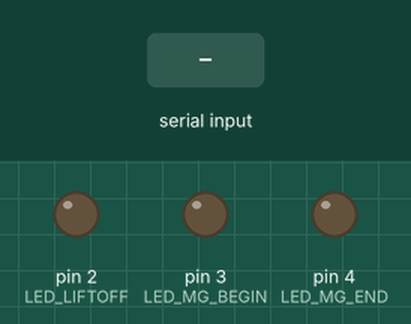
This sketch was run on a simulated Arduino Uno, built with avr-gcc and run on an emulated ATmega328P. On the bench: output pins drawn as LEDs (lit = HIGH). Inputs (shaded band) come from the test bench.

Above: at 1.2 s.
1.3 s: "A" received over Serial
At 2.0 s:
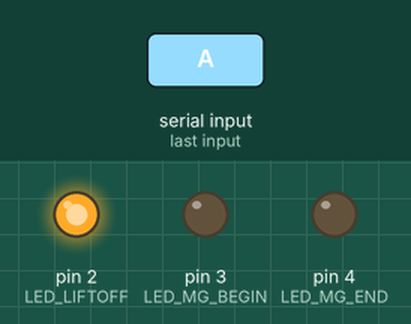
2.8 s: "D" received over Serial
At 3.1 s:
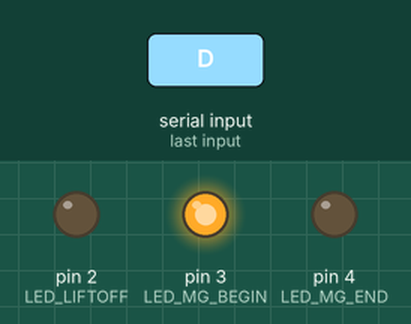
4.3 s: "F" received over Serial
At 5.5 s:
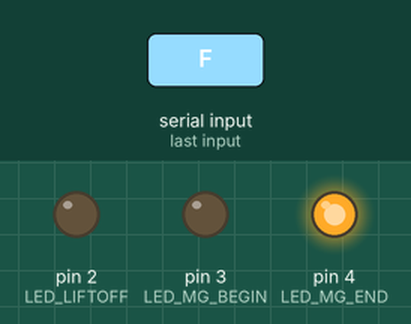
5.8 s: "J" received over Serial
At 6.6 s:
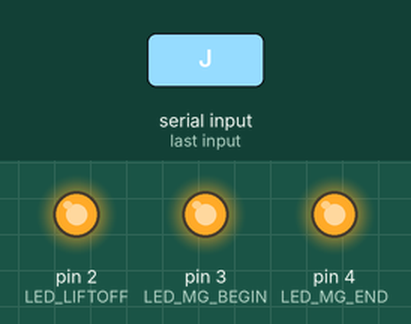
Timing chart, 0 to 8.8 s (numbered marks = the images above; inputs shaded):
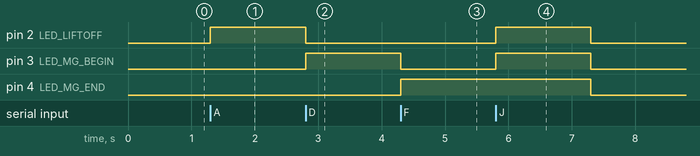

Measured:
- after the input at 1.3 s, pin 2 (LED_LIFTOFF): LOW → HIGH at once
- after the input at 2.8 s, pin 2 (LED_LIFTOFF): HIGH → LOW at once; pin 3 (LED_MG_BEGIN): LOW → HIGH at once
- after the input at 4.3 s, pin 3 (LED_MG_BEGIN): HIGH → LOW at once; pin 4 (LED_MG_END): LOW → HIGH at once
- after the input at 5.8 s, pin 2 (LED_LIFTOFF), pin 3 (LED_MG_BEGIN): LOW → HIGH at once, → LOW 1.5 s later; pin 4 (LED_MG_END): HIGH → LOW after 1.5 s

The sketch:

ParseFlightInput.ino
```cpp
// Flight status
#define PRELAUNCH 0
#define LIFTOFF 1
#define MGRAV_BEGIN 2
#define MGRAV_END 3
#define LANDING 4
#define OTHER 5
#define FINISHED 6

//Pins

#define LED_LIFTOFF 2
#define LED_MG_BEGIN 3
#define LED_MG_END 4

int flightStatus = PRELAUNCH;

void setup() {
  Serial.begin(115200);     // opens serial port, sets baudrate to 115200 bps
  pinMode(LED_LIFTOFF, OUTPUT);
  pinMode(LED_MG_BEGIN, OUTPUT);
  pinMode(LED_MG_END, OUTPUT);
}

void loop() {


  if (Serial.available() >= 1) {
      char inputChar = Serial.read();

        if (inputChar == '@') {
          flightStatus = PRELAUNCH;
           displayLED();
        }

        else if (inputChar == 'A') {
          flightStatus = LIFTOFF;
           displayLED();
        }

        else if (inputChar == 'D') {
          flightStatus = MGRAV_BEGIN;
           displayLED();
        }

        else if (inputChar == 'F') {
          flightStatus = MGRAV_END;
           displayLED();
        }

        else if (inputChar == 'H') {
          flightStatus = LANDING;
           displayLED();
        }

        else if (inputChar == 'J') {
          flightStatus = FINISHED;
           displayLED();
        }

        else if (isAlpha(inputChar)) {
          flightStatus = OTHER;
          displayLED();
        }
  }


}


void displayLED() {

  if (flightStatus == LIFTOFF) {
    digitalWrite(LED_LIFTOFF, HIGH);
    digitalWrite(LED_MG_BEGIN, LOW);
    digitalWrite(LED_MG_END, LOW);
  }

  else if (flightStatus == MGRAV_BEGIN) {
    digitalWrite(LED_LIFTOFF, LOW);
    digitalWrite(LED_MG_BEGIN, HIGH);
    digitalWrite(LED_MG_END, LOW);
  }

  else if (flightStatus == MGRAV_END) {
    digitalWrite(LED_LIFTOFF, LOW);
    digitalWrite(LED_MG_BEGIN, LOW);
    digitalWrite(LED_MG_END, HIGH);
  }

  else if (flightStatus == FINISHED) {
    digitalWrite(LED_LIFTOFF, HIGH);
    digitalWrite(LED_MG_BEGIN, HIGH);
    digitalWrite(LED_MG_END, HIGH);

    delay(500);

    digitalWrite(LED_LIFTOFF, HIGH);
    digitalWrite(LED_MG_BEGIN, HIGH);
    digitalWrite(LED_MG_END, HIGH);

    delay(500);

    digitalWrite(LED_LIFTOFF, HIGH);
    digitalWrite(LED_MG_BEGIN, HIGH);
    digitalWrite(LED_MG_END, HIGH);

   delay(500);

    digitalWrite(LED_LIFTOFF, LOW);
    digitalWrite(LED_MG_BEGIN, LOW);
    digitalWrite(LED_MG_END, LOW);
  }

  else {
    digitalWrite(LED_LIFTOFF, LOW);
    digitalWrite(LED_MG_BEGIN, LOW);
    digitalWrite(LED_MG_END, LOW);
  }
}
```
